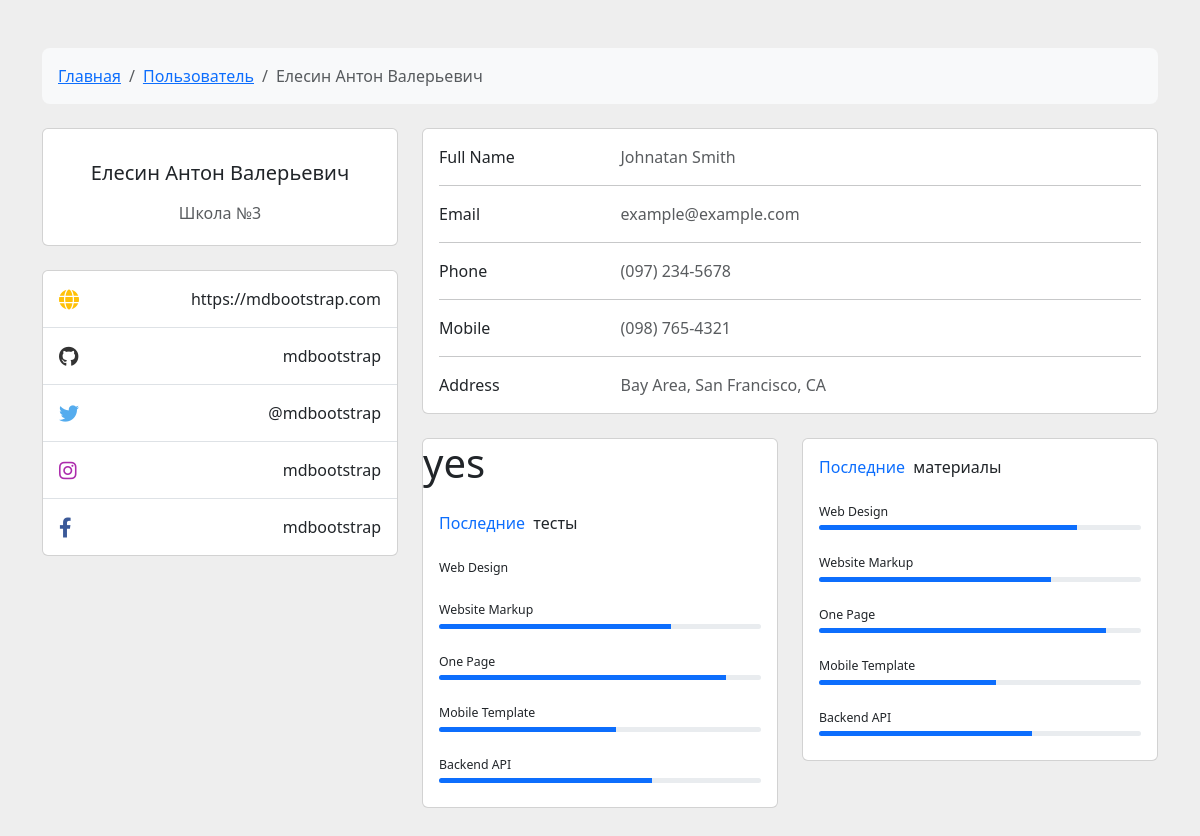
Before: / (signed in) with the older database file.
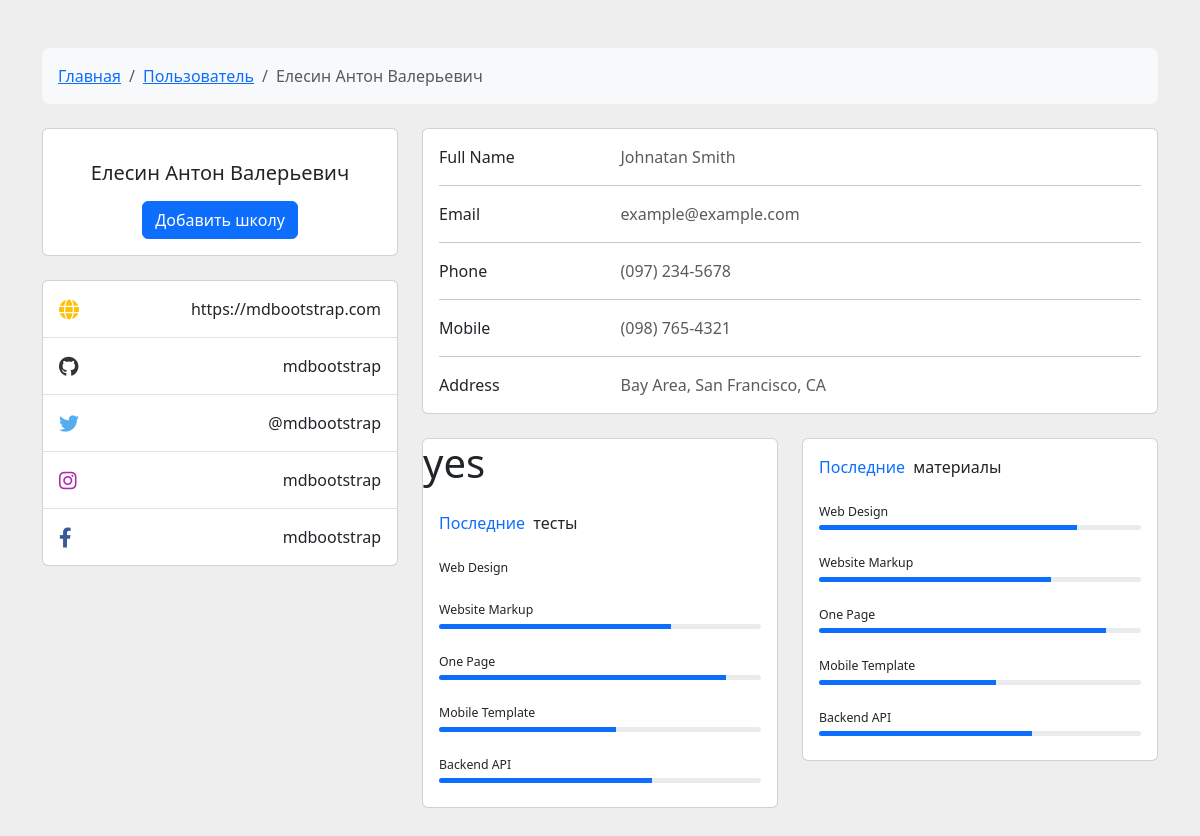
After: the same page with the newer database file.
### main/models.py (models this page shows, shortened)
class CustomUser(AbstractUser):
    surname = models.CharField(verbose_name='Отчество:', max_length=250, blank=True, null=True)
    school = models.ForeignKey('Schools', on_delete=models.CASCADE, verbose_name='Относится к школе:', blank=True, null=True)
    class Meta:
        verbose_name = 'Пользователь'
        verbose_name_plural = 'Пользователи'

class Schools(models.Model):
    name = models.CharField(verbose_name='Название школы', max_length=200)
    class Meta:
        verbose_name = 'Школа'
        verbose_name_plural = 'Школы'
    def __str__(self) -> str:
        return self.name

### main/views.py (the view)
# urls.py: path('', include('main.urls'))
def main(request):
    authform = AuthForm()
    return render(request, 'main.html', {'form':authform})

### main/forms.py
class AuthForm(forms.Form):
    username = forms.CharField(widget=forms.TextInput(attrs={'class':'form-control', 'type':'username', 'placeholder':'Имя пользователя'}))
    password = forms.CharField(widget=forms.TextInput(attrs={'class':'form-control', 'type':'password', 'placeholder':'Пароль'}))

### templates/main.html (shortened to what this page needs)
{% extends 'base.html' %}
{% block content %}
    {% if user.is_authenticated %}
        <section style="background-color: #eee;">
            <div class="container py-5">
              <div class="row">
                <div class="col">
                  <nav aria-label="breadcrumb" class="bg-light rounded-3 p-3 mb-4">
                    <ol class="breadcrumb mb-0">
                      <li class="breadcrumb-item"><a href="#">Главная</a></li>
                      <li class="breadcrumb-item"><a href="#">Пользователь</a></li>
                      <li class="breadcrumb-item active" aria-current="page">{{ user.last_name}} {{ user.first_name }} {{ user.surname }}</li>
                    </ol>
                  </nav>
                </div>
              </div>
              <div class="row">
                <div class="col-lg-4">
                  <div class="card mb-4">
                    <div class="card-body text-center">
                      <h5 class="my-3">{{ user.last_name}} {{ user.first_name }} {{ user.surname }}</h5>
                      {% if user.school %}
                      <p class="text-muted mb-1">{{ user.school }}</p>
                      {% else %}
                        <input type="button" class='btn btn-primary' value="Добавить школу">
                      {% endif %}
                    </div>
                  </div>
                  <div class="card mb-4 mb-lg-0">
                    <div class="card-body p-0">
                      <ul class="list-group list-group-flush rounded-3">
                        <li class="list-group-item d-flex justify-content-between align-items-center p-3">
                          <i class="fas fa-globe fa-lg text-warning"></i>
                          <p class="mb-0">https://mdbootstrap.com</p>
                        </li>
                        <li class="list-group-item d-flex justify-content-between align-items-center p-3">
                          <i class="fab fa-github fa-lg" style="color: #333333;"></i>
                          <p class="mb-0">mdbootstrap</p>
                        </li>
                        <li class="list-group-item d-flex justify-content-between align-items-center p-3">
                          <i class="fab fa-twitter fa-lg" style="color: #55acee;"></i>
                          <p class="mb-0">@mdbootstrap</p>
                        </li>
                        <li class="list-group-item d-flex justify-content-between align-items-center p-3">
                          <i class="fab fa-instagram fa-lg" style="color: #ac2bac;"></i>
                          <p class="mb-0">mdbootstrap</p>
                        </li>
                        <li class="list-group-item d-flex justify-content-between align-items-center p-3">
                          <i class="fab fa-facebook-f fa-lg" style="color: #3b5998;"></i>
                          <p class="mb-0">mdbootstrap</p>
                        </li>
                      </ul>
                    </div>
                  </div>
                </div>
                <div class="col-lg-8">
                  <div class="card mb-4">
                    <div class="card-body">
                      <div class="row">
                        <div class="col-sm-3">
                          <p class="mb-0">Full Name</p>
                        </div>
                        <div class="col-sm-9">
                          <p class="text-muted mb-0">Johnatan Smith</p>
                        </div>
                      </div>
                      <hr>
                      <div class="row">
                        <div class="col-sm-3">
                          <p class="mb-0">Email</p>
                        </div>
                        <div class="col-sm-9">
                          <p class="text-muted mb-0">example@example.com</p>
                        </div>
                      </div>
                      <hr>
                      <div class="row">
                        <div class="col-sm-3">
                          <p class="mb-0">Phone</p>
                        </div>
                        <div class="col-sm-9">
                          <p class="text-muted mb-0">(097) 234-5678</p>
                        </div>
                      </div>
                      <hr>
                      <div class="row">
                        <div class="col-sm-3">
                          <p class="mb-0">Mobile</p>
                        </div>
                        <div class="col-sm-9">
                          <p class="text-muted mb-0">(098) 765-4321</p>
                        </div>
                      </div>
                      <hr>
                      <div class="row">
                        <div class="col-sm-3">
                          <p class="mb-0">Address</p>
                        </div>
                        <div class="col-sm-9">
                          <p class="text-muted mb-0">Bay Area, San Francisco, CA</p>
                        </div>
                      </div>
                    </div>
                  </div>
                  <div class="row">
                    <div class="col-md-6">
                      <div class="card mb-4 mb-md-0">
                        {% if perms.core.add_tests %}
                        <h1>yes</h1>
                        {% endif %}
                        <div class="card-body">
                          <p class="mb-4"><span class="text-primary font-italic me-1">Последние</span> тесты
                          </p>
                          <p class="mb-1" style="font-size: .77rem;">Web Design</p>
                          <p class="mt-4 mb-1" style="font-size: .77rem;">Website Markup</p>
                          <div class="progress rounded" style="height: 5px;">
                            <div class="progress-bar" role="progressbar" style="width: 72%" aria-valuenow="72"
                              aria-valuemin="0" aria-valuemax="100"></div>
                          </div>
                          <p class="mt-4 mb-1" style="font-size: .77rem;">One Page</p>
                          <div class="progress rounded" style="height: 5px;">
                            <div class="progress-bar" role="progressbar" style="width: 89%" aria-valuenow="89"
                              aria-valuemin="0" aria-valuemax="100"></div>
                          </div>
                          <p class="mt-4 mb-1" style="font-size: .77rem;">Mobile Template</p>
                          <div class="progress rounded" style="height: 5px;">
                            <div class="progress-bar" role="progressbar" style="width: 55%" aria-valuenow="55"
                              aria-valuemin="0" aria-valuemax="100"></div>
                          </div>
                          <p class="mt-4 mb-1" style="font-size: .77rem;">Backend API</p>
                          <div class="progress rounded mb-2" style="height: 5px;">
                            <div class="progress-bar" role="progressbar" style="width: 66%" aria-valuenow="66"
                              aria-valuemin="0" aria-valuemax="100"></div>
                          </div>
                        </div>
                      </div>
                    </div>
                    <div class="col-md-6">
                      <div class="card mb-4 mb-md-0">
                        <div class="card-body">
                          <p class="mb-4"><span class="text-primary font-italic me-1">Последние</span> материалы
                          </p>
                          <p class="mb-1" style="font-size: .77rem;">Web Design</p>
                          <div class="progress rounded" style="height: 5px;">
                            <div class="progress-bar" role="progressbar" style="width: 80%" aria-valuenow="80"
                              aria-valuemin="0" aria-valuemax="100"></div>
                          </div>
                          <p class="mt-4 mb-1" style="font-size: .77rem;">Website Markup</p>
                          <div class="progress rounded" style="height: 5px;">
                            <div class="progress-bar" role="progressbar" style="width: 72%" aria-valuenow="72"
                              aria-valuemin="0" aria-valuemax="100"></div>
                          </div>
                          <p class="mt-4 mb-1" style="font-size: .77rem;">One Page</p>
                          <div class="progress rounded" style="height: 5px;">
                            <div class="progress-bar" role="progressbar" style="width: 89%" aria-valuenow="89"
                              aria-valuemin="0" aria-valuemax="100"></div>
                          </div>
                          <p class="mt-4 mb-1" style="font-size: .77rem;">Mobile Template</p>
                          <div class="progress rounded" style="height: 5px;">
                            <div class="progress-bar" role="progressbar" style="width: 55%" aria-valuenow="55"
                              aria-valuemin="0" aria-valuemax="100"></div>
                          </div>
                          <p class="mt-4 mb-1" style="font-size: .77rem;">Backend API</p>
                          <div class="progress rounded mb-2" style="height: 5px;">
                            <div class="progress-bar" role="progressbar" style="width: 66%" aria-valuenow="66"
                              aria-valuemin="0" aria-valuemax="100"></div>
                          </div>
                        </div>
                      </div>
                    </div>
                  </div>
                </div>
              </div>
          </section>
    {% endif %}
{% endblock %}

### templates/base.html (shortened to what this page needs)
<!DOCTYPE html>
<html lang="en">
<head>
    <link rel="stylesheet" href="https://cdnjs.cloudflare.com/ajax/libs/font-awesome/6.0.0-beta3/css/all.min.css">
    <link rel="stylesheet" href="https://cdn.jsdelivr.net/npm/bootstrap@5.3.2/dist/css/bootstrap.min.css">
</head>
<body>
    {% block content %}
    {% endblock %}
</body>
</html>

Changed rows visible on the page:
changed CustomUser "Елесин": school_id 1 → empty (drawn); school "Школа №3" → (not shown)
Other visible differences:
form field value: (not shown) → "Добавить школу"
